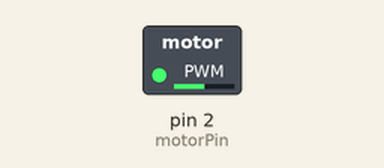
Bench run of a sketch on a simulated Arduino Uno, built with avr-gcc and run on an emulated ATmega328P. Shown: switched loads named in the sketch (green lamp = pin HIGH).

Above: at 0.1 s.
Timing chart, 0 to 40.0 s (numbered marks = the images above):
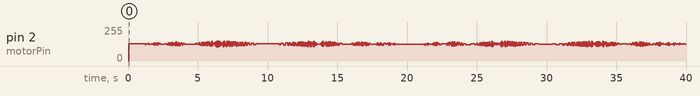

The sketch:

DC_mtr_PWM.ino
```cpp
#define signalReadPin 7
#define motorPin 2
unsigned int duration;
unsigned int pause = 0;

void setup() {
  Serial.begin(9600);
  pinMode(motorPin, OUTPUT);
  pinMode(signalReadPin, INPUT);
}

void loop() {
 // duration = pulseIn(signalReadPin, HIGH);
  //Serial.println(duration);
  digitalWrite(motorPin, HIGH);
  delayMicroseconds(pause);
  digitalWrite(motorPin, LOW);
  delayMicroseconds(pause);
  pause = (pause + 10);

  if (pause == 10000)
  {
    while(pause > 10)
    {
    //duration = pulseIn(signalReadPin, HIGH);
   // Serial.println(duration);
    digitalWrite(motorPin, HIGH);
    delayMicroseconds(pause);
    digitalWrite(motorPin, LOW);
    delayMicroseconds(pause);
    pause = pause - 10;
    }
  }

}
```
